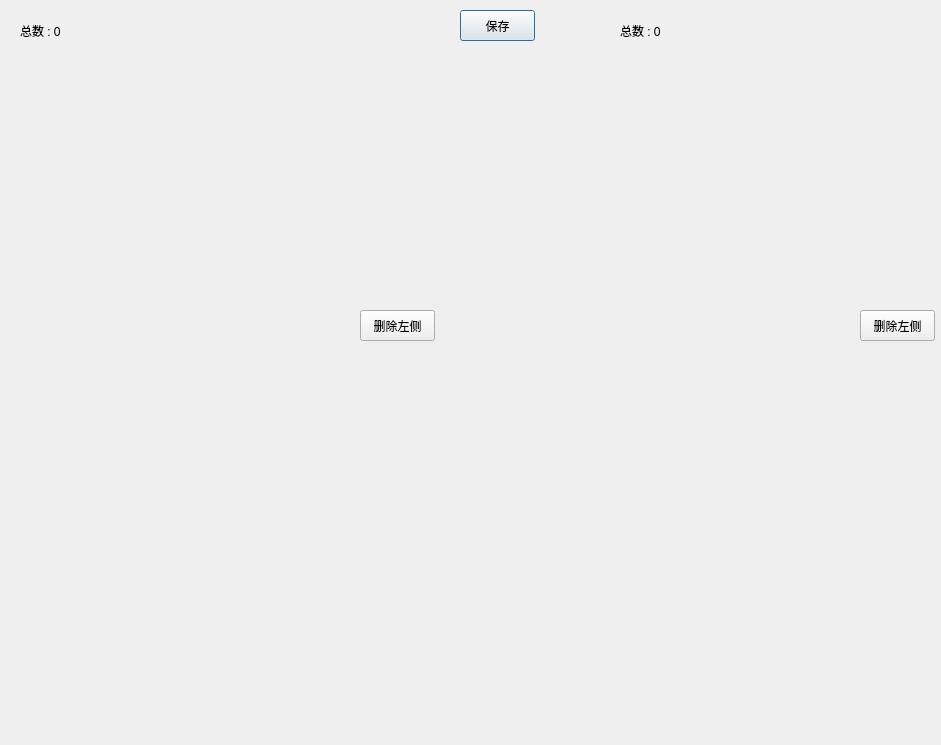
<?xml version="1.0" encoding="UTF-8"?>
<ui version="4.0">
 <class>Dialog</class>
 <widget class="QDialog" name="Dialog">
  <property name="geometry">
   <rect>
    <x>0</x>
    <y>0</y>
    <width>941</width>
    <height>745</height>
   </rect>
  </property>
  <property name="minimumSize">
   <size>
    <width>941</width>
    <height>745</height>
   </size>
  </property>
  <property name="maximumSize">
   <size>
    <width>941</width>
    <height>745</height>
   </size>
  </property>
  <property name="windowTitle">
   <string>Dialog</string>
  </property>
  <property name="modal">
   <bool>true</bool>
  </property>
  <widget class="QPushButton" name="btn_save_all">
   <property name="geometry">
    <rect>
     <x>460</x>
     <y>10</y>
     <width>75</width>
     <height>31</height>
    </rect>
   </property>
   <property name="text">
    <string>保存</string>
   </property>
  </widget>
  <widget class="QPushButton" name="btn_del_raw">
   <property name="geometry">
    <rect>
     <x>360</x>
     <y>310</y>
     <width>75</width>
     <height>31</height>
    </rect>
   </property>
   <property name="text">
    <string>删除左侧</string>
   </property>
  </widget>
  <widget class="QPushButton" name="btn_del_rgba8888">
   <property name="geometry">
    <rect>
     <x>860</x>
     <y>310</y>
     <width>75</width>
     <height>31</height>
    </rect>
   </property>
   <property name="text">
    <string>删除左侧</string>
   </property>
  </widget>
  <widget class="QLabel" name="label_raw_cnt">
   <property name="geometry">
    <rect>
     <x>20</x>
     <y>20</y>
     <width>211</width>
     <height>21</height>
    </rect>
   </property>
   <property name="text">
    <string>总数 : 0</string>
   </property>
  </widget>
  <widget class="QLabel" name="label_rgba8888_cnt">
   <property name="geometry">
    <rect>
     <x>620</x>
     <y>20</y>
     <width>221</width>
     <height>21</height>
    </rect>
   </property>
   <property name="text">
    <string>总数 : 0</string>
   </property>
  </widget>
 </widget>
 <resources/>
 <connections/>
</ui>
